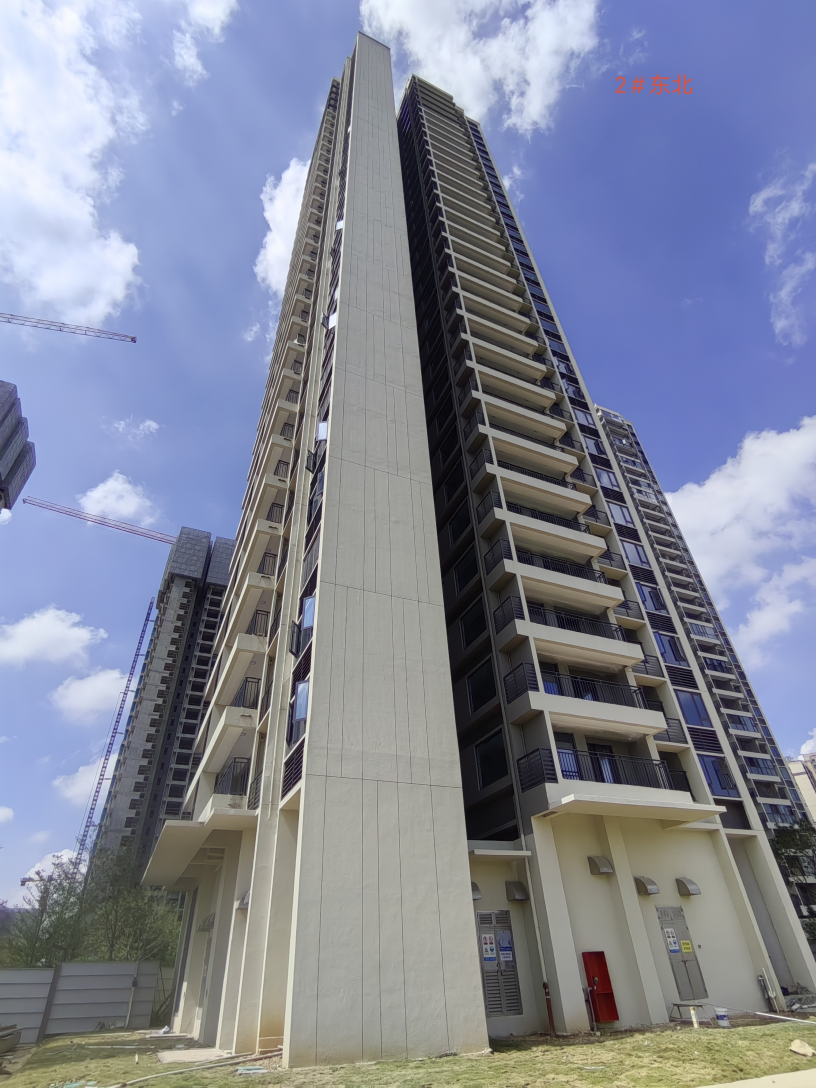
#> input picture facadeDetection/algorithms/data/northeast.jpg, 2448 x 3264 px (shown at 1/3 size); its folder holds only this picture in this run
$ python -i perspective_camera.py   (imports and definitions only)
#> lines starting #> are read from the running program, lines starting #| are printed output that depends on the picture
#> further down, picture is the input picture: shape (3264, 2448, 3); mean B, G, R 152, 134.9, 130
"""扫描仪局部坐标系下的针孔投影、自动取景与主体裁剪。"""

from __future__ import annotations

import math

import cv2
import numpy as np

def _rot_x(angle):
    c, s = np.cos(angle), np.sin(angle)
    return np.array(((1, 0, 0), (0, c, -s), (0, s, c)), dtype=np.float64)


def _rot_y(angle):
    c, s = np.cos(angle), np.sin(angle)
    return np.array(((c, 0, s), (0, 1, 0), (-s, 0, c)), dtype=np.float64)


def _rot_z(angle):
    c, s = np.cos(angle), np.sin(angle)
    return np.array(((c, -s, 0), (s, c, 0), (0, 0, 1)), dtype=np.float64)


def _focal_from_fov(width, height, fov_deg):
    return (max(width, height) * 0.5) / np.tan(np.radians(fov_deg * 0.5))


# [5 lines left out: function _local_points, not called in this run]


def _prepare_projection_for_lines(image_bgr):
    """闭运算补点云投影空洞，便于 Canny / LSD 找竖线。"""
    image = np.asarray(image_bgr, dtype=np.uint8)
    gray = image if image.ndim == 2 else cv2.cvtColor(image, cv2.COLOR_BGR2GRAY)
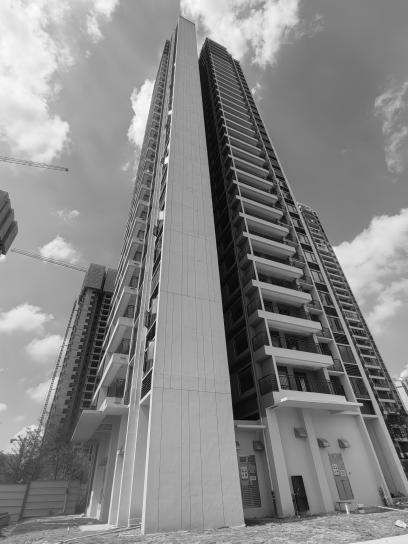
#> gray: shape (3264, 2448) (shown at 1/6 size); min 0, max 255, mean 135.3
    if int((gray > 0).sum()) > 100:
        kernel = cv2.getStructuringElement(cv2.MORPH_ELLIPSE, (5, 5))
        gray = cv2.morphologyEx(gray, cv2.MORPH_CLOSE, kernel)
    return cv2.cvtColor(gray, cv2.COLOR_GRAY2BGR)


def _estimate_vertical_vanishing_point(image_bgr):
    """Canny + LSD + RANSAC，与 tiaozheng_roll.estimate_vertical_vp 相同。"""
    image = np.asarray(image_bgr, dtype=np.uint8)
    if image.ndim == 2:
        image = cv2.cvtColor(image, cv2.COLOR_GRAY2BGR)
    gray = cv2.cvtColor(image, cv2.COLOR_BGR2GRAY)
    edges = cv2.Canny(gray, 50, 150)
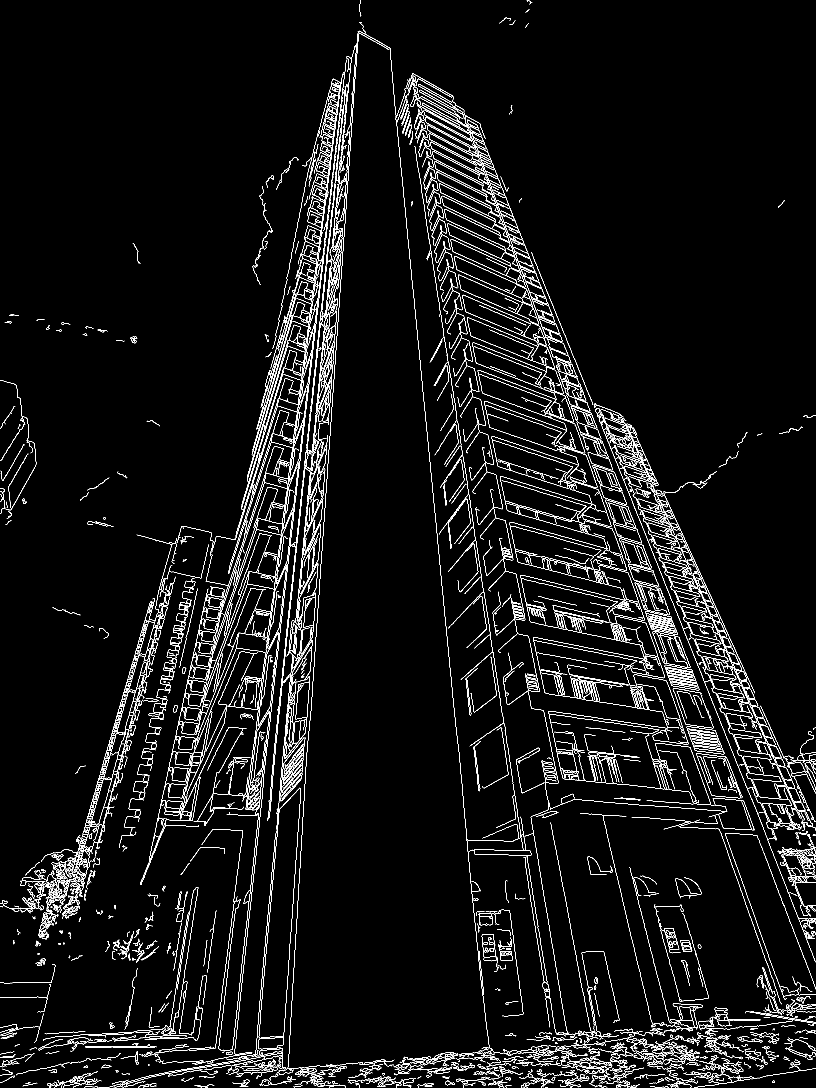
#> edges: shape (3264, 2448) (shown at 1/3 size); 3.4% white in thin lines or dots
    detected = cv2.createLineSegmentDetector(cv2.LSD_REFINE_STD).detect(edges)[0]
    if detected is None:
        raise RuntimeError('Cannot estimate vertical VP')

    height = gray.shape[0]
    lines = []
    segments = np.asarray(detected, dtype=np.float64)
    if segments.size == 0 or segments.size % 4 != 0:
        raise RuntimeError('Cannot estimate vertical VP')
    for segment in segments.reshape(-1, 4):
        x1, y1, x2, y2 = segment
        dx = float(x2 - x1)
        dy = float(y2 - y1)
        length = math.hypot(dx, dy)
        if length < 0.08 * height:
            continue
        angle = math.degrees(math.atan2(dy, dx)) % 180.0
        if not (55.0 < angle < 125.0):
            continue
        line = np.cross(
            np.array((x1, y1, 1.0), dtype=np.float64),
            np.array((x2, y2, 1.0), dtype=np.float64),
        )
        norm = float(np.linalg.norm(line[:2]))
        if norm < 1e-8:
            continue
        lines.append({'line': line / norm, 'length': length})
#> this loop made 8817 passes
#> (x1, y1, x2, y2, dx, dy, length) on passes 1 to 3: (534.4, 3049.4, 550, 2948, 15.56, -101.4, 102.5), (622.8, 2916.8, 648.5, 2731.8, 25.68, -185.1, 186.9), (1399, 2508.1, 1398.8, 2520.6, -0.132, 12.51, 12.51)
#> after the loop, lines = 34 items
    if len(lines) < 2:
        raise RuntimeError('Cannot estimate vertical VP')

    line_matrix = np.array([item['line'] for item in lines], dtype=np.float64)
#> line_matrix = 34 rows, first 8: [0.904, 0.428, -1538], [-0.928, 0.372, 1198.8], [0.91, -0.415, -1198.6], [-0.911, 0.413, 1200.7], [-0.929, 0.371, 1201.7], [-0.904, -0.428, 1533.8], [0.928, -0.372, -1202.9], [0.994, 0.109, -1037]
    lengths = np.array([item['length'] for item in lines], dtype=np.float64)
#> lengths = 34 values, max 732.6 at index 1, min 263.9 at index 5, mean 394.1
    rng = np.random.default_rng(0)
    best_score = -1.0
    best_inliers = None
    for _ in range(3000):
        i, j = rng.choice(len(lines), 2, replace=False)
        point = np.cross(line_matrix[i], line_matrix[j])
        if abs(float(point[2])) < 1e-10:
            continue
        point = point / point[2]
        inliers = np.abs(line_matrix @ point) < 4.0
        score = float(lengths[inliers].sum())
        if score > best_score:
            best_score = score
            best_inliers = inliers
#> this loop made 3000 passes
#> (i, j, point, score, best_score) on passes 1, 5, 10, 18, 26, 36, 38, 47: (28, 21, [-19.55, 15846.4, 1], 1750.5, 1750.5), (16, 20, [1113.7, -499.9, 1], 3161.7, 3161.7), (1, 26, [1102.2, -472.1, 1], 3408.2, 3408.2), (12, 15, [1113.1, -468.6, 1], 3765.2, 3765.2), (29, 2, [1097.9, -481.2, 1], 3901.6, 3901.6), (2, 28, [1094.9, -487.8, 1], 4107.9, 4107.9), (29, 4, [1098.7, -488.8, 1], 5271, 5271), (21, 3, [1112.8, -453.3, 1], 6009.6, 6009.6)
    if best_inliers is None:
        raise RuntimeError('Cannot estimate vertical VP')

    weights = np.sqrt(lengths[best_inliers])[:, None]
    _u, _s, vt = np.linalg.svd(line_matrix[best_inliers] * weights)
    vanishing = vt[-1]
    if abs(float(vanishing[2])) < 1e-10:
        raise RuntimeError('Cannot estimate vertical VP')
    vanishing = vanishing / vanishing[2]
    return vanishing[:2]


def _roll_from_vertical_vanishing_point(image_bgr, principal_x=None):
    """由竖直消失点计算 roll，使竖线延长线落在图像中轴上。"""
    image = _prepare_projection_for_lines(image_bgr)
    vx, vy = _estimate_vertical_vanishing_point(image)
    height, width = image.shape[:2]
    cx = float(width * 0.5 if principal_x is None else principal_x)
    cy = height * 0.5
    roll_deg = float(np.degrees(np.arctan2(vx - cx, -(vy - cy))))
    return float((roll_deg + 180.0) % 360.0 - 180.0)


# [381 lines left out: functions _refine_roll_from_projection, default_projection_params, projection_viewport_camera, _projection_scalars, _intensity_image_to_bgr, projection_camera and 2 more, not called in this run]


__all__ = [
    'default_projection_params',
    'projection_camera',
    'projection_viewport_camera',
    'render_projection',
]

>>> import cv2
>>> picture = cv2.imread('../data/northeast.jpg')
>>> result = _roll_from_vertical_vanishing_point(picture)

$ run again, on facadeDetection/algorithms/data/rectified_northwest.jpg
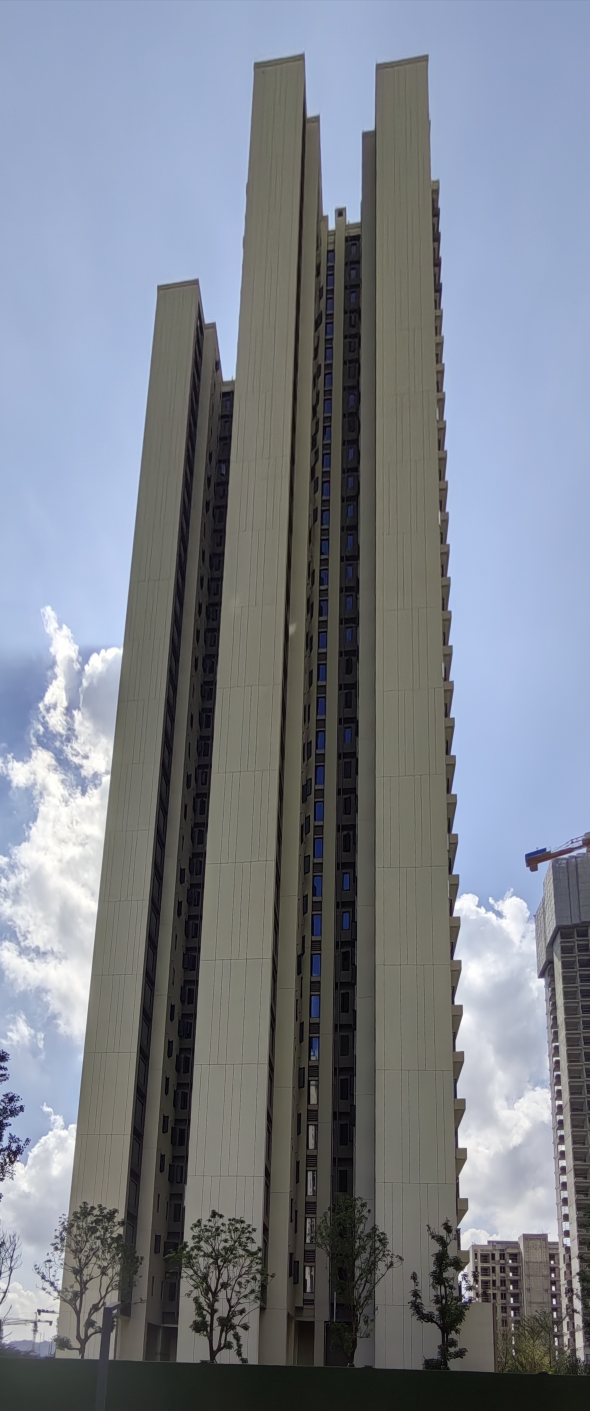
#> input picture facadeDetection/algorithms/data/rectified_northwest.jpg, 2357 x 5643 px (shown at 1/4 size)
#> picture is the input picture: shape (5643, 2357, 3); mean B, G, R 138.2, 128.7, 123.2
#> in _prepare_projection_for_lines, `gray = image if image.ndim == 2 else cv2.cvtColor(image, cv2.COLOR_BGR..`:
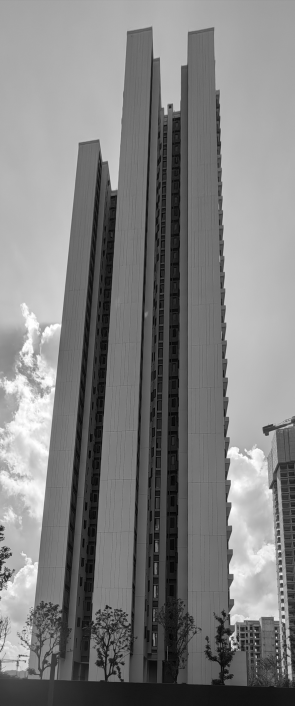
#> gray: shape (5643, 2357) (shown at 1/8 size); min 0, max 255, mean 128.2
#> in _estimate_vertical_vanishing_point, `edges = cv2.Canny(gray, 50, 150)`:
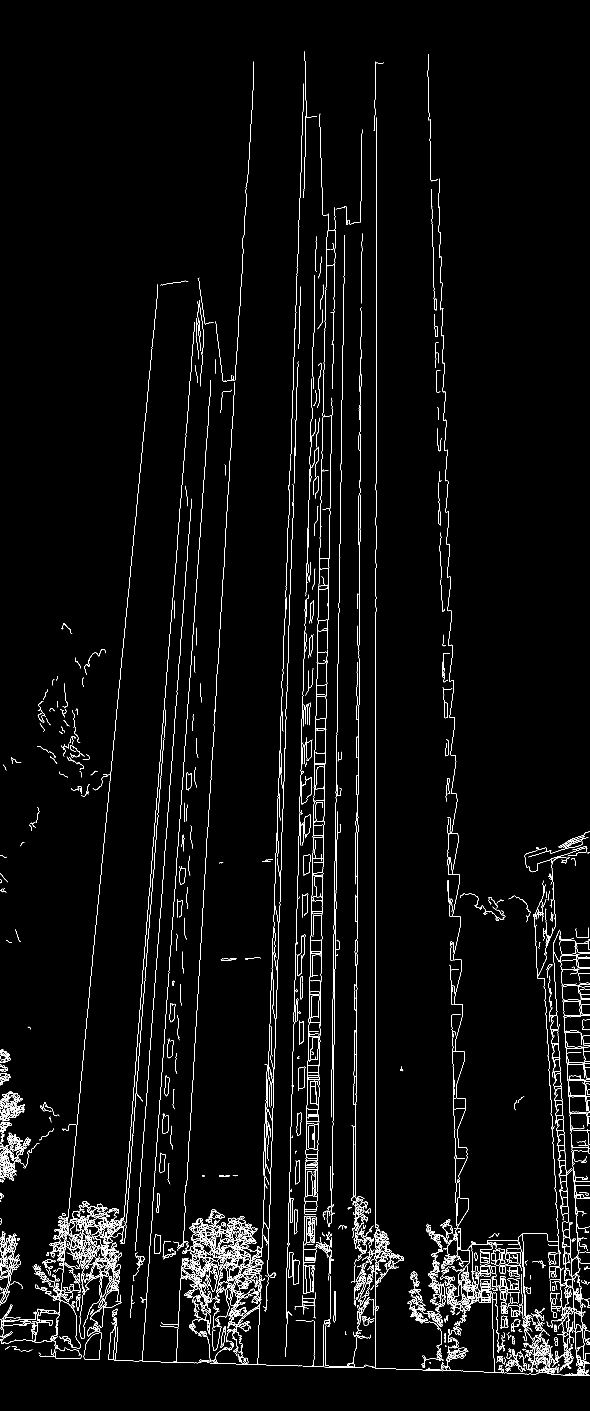
#> edges: shape (5643, 2357) (shown at 1/4 size); 1.7% white in thin lines or dots
#> the loop in _estimate_vertical_vanishing_point, `for segment in segments.reshape(-1, 4):` made 6442 passes
#> (x1, y1, x2, y2, dx, dy, length) on passes 1 to 3: (1652.7, 5121.8, 1654.4, 5133.1, 1.64, 11.37, 11.49), (2294.7, 5279.3, 2299.5, 5329.4, 4.79, 50.02, 50.25), (229.2, 2819.4, 230.1, 2804.3, 0.916, -15.1, 15.12)
#> after the loop in _estimate_vertical_vanishing_point, `for segment in segments.reshape(-1, 4):`: lines = 4 items
#> line_matrix = [[1, 0.0164, -1396.7], [-1, -0.0141, 1386.2], [1, 0.000367, -1504.8], [-1, -0.000584, 1503]]
#> lengths = [623.9, 543.8, 2466.3, 2451.3]
#> the loop in _estimate_vertical_vanishing_point, `for _ in range(3000):` made 3000 passes
#> (i, j, point, inliers, score, best_score, best_inliers) on passes 1, 3: (2, 3, [1507.9, -8512.9, 1], [False, True, True, True], 5461.3, 5461.3, [False, True, True, True]), (3, 0, [1506.9, -6695.1, 1], [True, False, True, True], 5541.4, 5541.4, [True, False, True, True])
